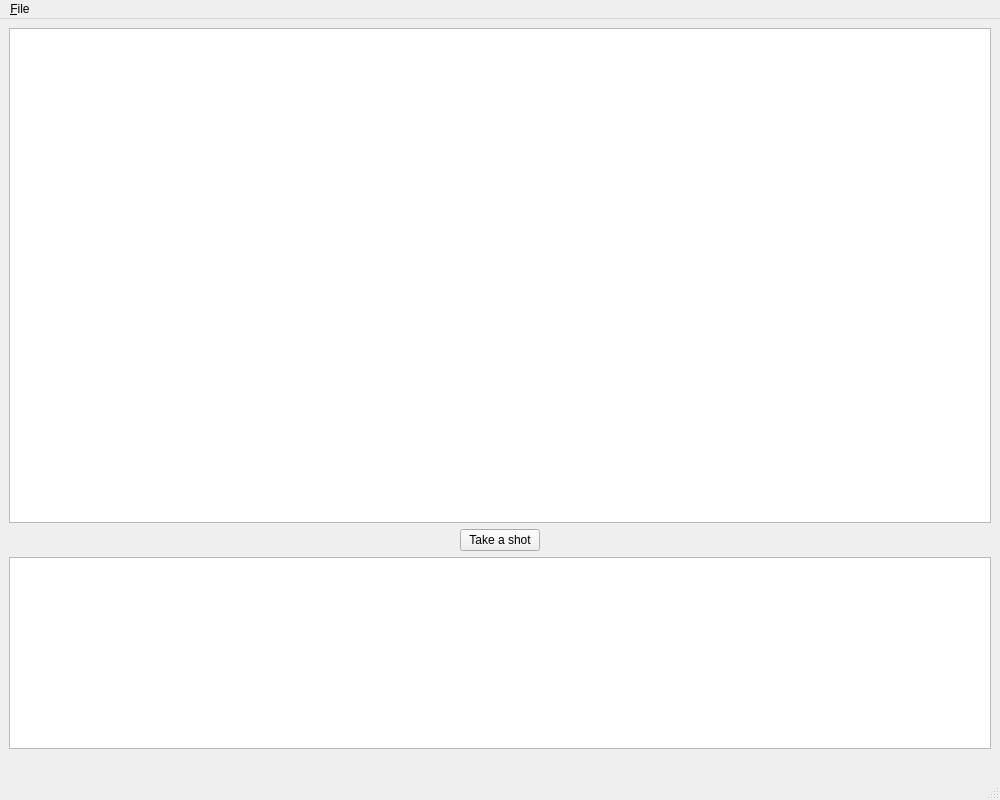
<?xml version="1.0" encoding="UTF-8"?>
<ui version="4.0">
 <class>MainWindow</class>
 <widget class="QMainWindow" name="MainWindow">
  <property name="geometry">
   <rect>
    <x>0</x>
    <y>0</y>
    <width>1000</width>
    <height>800</height>
   </rect>
  </property>
  <property name="windowTitle">
   <string>Facetious</string>
  </property>
  <widget class="QWidget" name="centralwidget">
   <layout class="QGridLayout" name="gridLayout">
    <item row="1" column="2">
     <widget class="QLabel" name="label">
      <property name="text">
       <string/>
      </property>
     </widget>
    </item>
    <item row="5" column="0" colspan="3">
     <widget class="QLabel" name="mainStatusLabel">
      <property name="text">
       <string/>
      </property>
     </widget>
    </item>
    <item row="1" column="1" alignment="Qt::AlignHCenter">
     <widget class="QPushButton" name="shutterButton">
      <property name="text">
       <string>Take a shot</string>
      </property>
     </widget>
    </item>
    <item row="0" column="0" colspan="3">
     <widget class="QGraphicsView" name="imageView"/>
    </item>
    <item row="2" column="0" colspan="3">
     <widget class="QListView" name="savedList">
      <property name="sizePolicy">
       <sizepolicy hsizetype="Expanding" vsizetype="Fixed">
        <horstretch>0</horstretch>
        <verstretch>0</verstretch>
       </sizepolicy>
      </property>
      <property name="resizeMode">
       <enum>QListView::Adjust</enum>
      </property>
      <property name="spacing">
       <number>5</number>
      </property>
      <property name="viewMode">
       <enum>QListView::IconMode</enum>
      </property>
     </widget>
    </item>
   </layout>
  </widget>
  <widget class="QMenuBar" name="menubar">
   <property name="geometry">
    <rect>
     <x>0</x>
     <y>0</y>
     <width>1000</width>
     <height>22</height>
    </rect>
   </property>
   <widget class="QMenu" name="menuFile">
    <property name="title">
     <string>&amp;File</string>
    </property>
    <addaction name="actionCamera_Information"/>
    <addaction name="actionOpen_Camera"/>
    <addaction name="actionExit"/>
   </widget>
   <addaction name="menuFile"/>
  </widget>
  <widget class="QStatusBar" name="mainStatusBar"/>
  <action name="actionCamera_Information">
   <property name="text">
    <string>Camera &amp;Information</string>
   </property>
  </action>
  <action name="actionOpen_Camera">
   <property name="text">
    <string>&amp;Open Camera</string>
   </property>
  </action>
  <action name="actionExit">
   <property name="text">
    <string>E&amp;xit</string>
   </property>
  </action>
  <action name="actionCalculate_FPS">
   <property name="text">
    <string>&amp;Calculate FPS</string>
   </property>
  </action>
 </widget>
 <resources/>
 <connections/>
</ui>
